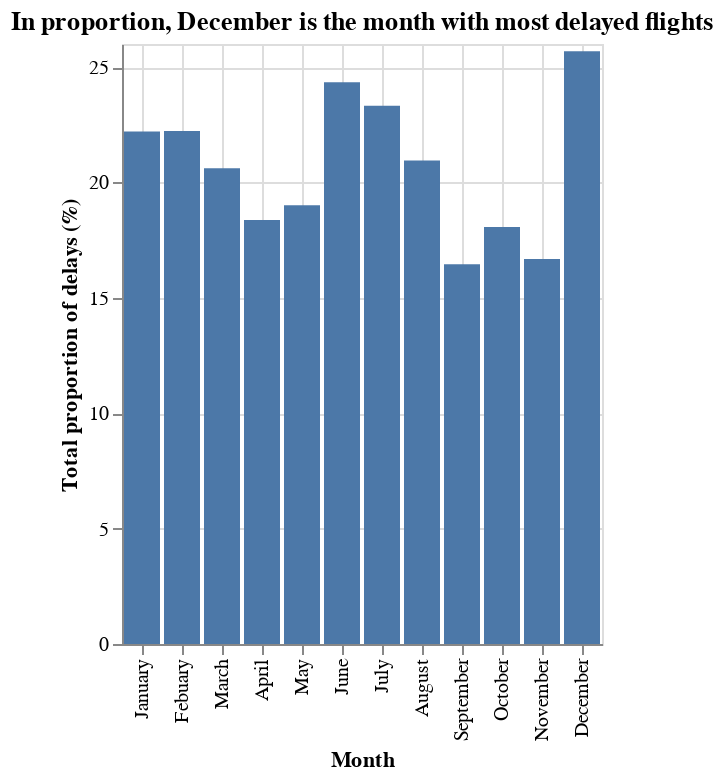

Notebook code cell kept with this figure:
### Code cell
delays_month_proportion = (clear_months.groupby('month')
    .agg(total_flights = ('num_of_flights_total', sum),
        total_delays = ('num_of_delays_total', sum))
    .assign(prop_delays = lambda x: x.total_delays / x.total_flights *100)
    .reset_index()
)

base_chart2 = (alt.Chart(delays_month_proportion)
                .encode(
                    x = alt.X("month",
                            title = "Month",
                            sort=["January", "Febuary", "March", "April", "May", "June",
                                    "July", "August", "September", "October", "November", "December"]),
                    y = alt.Y("prop_delays",
                            title="Total proportion of delays (%)",
                            scale=alt.Scale(zero=False)))                   
                .mark_bar()
                .configure_axis(
                    grid=True)
                .properties(title = """In proportion, December is the month with most delayed flights"""))

base_chart2

### Figure 1 — Vega-Lite specification as saved in the notebook (floating-point values rounded to 4 significant figures)
{"config": {"view": {"continuousWidth": 400, "continuousHeight": 300}, "axis": {"grid": true}}, "data": {"name": "data-3da412e2dc09c15d85c3ac80adce4599"}, "mark": "bar", "encoding": {"x": {"type": "nominal", "field": "month", "sort": ["January", "Febuary", "March", "April", "May", "June", "July", "August", "September", "October", "November", "December"], "title": "Month"}, "y": {"type": "quantitative", "field": "prop_delays", "scale": {"zero": false}, "title": "Total proportion of delays (%)"}}, "title": "In proportion, December is the month with most delayed flights", "$schema": "https://vega.github.io/schema/vega-lite/v4.8.1.json", "datasets": {"data-3da412e2dc09c15d85c3ac80adce4599": [{"month": "April", "total_flights": 1259723, "total_delays": 231408, "prop_delays": 18.37}, {"month": "August", "total_flights": 1335158, "total_delays": 279699, "prop_delays": 20.95}, {"month": "December", "total_flights": 1180278, "total_delays": 303133, "prop_delays": 25.68}, {"month": "Febuary", "total_flights": 1115814, "total_delays": 248033, "prop_delays": 22.23}, {"month": "January", "total_flights": 1193018, "total_delays": 265001, "prop_delays": 22.21}, {"month": "July", "total_flights": 1371741, "total_delays": 319960, "prop_delays": 23.33}, {"month": "June", "total_flights": 1305663, "total_delays": 317895, "prop_delays": 24.35}, {"month": "March", "total_flights": 1213370, "total_delays": 250142, "prop_delays": 20.62}, {"month": "May", "total_flights": 1227795, "total_delays": 233494, "prop_delays": 19.02}, {"month": "November", "total_flights": 1185434, "total_delays": 197768, "prop_delays": 16.68}, {"month": "October", "total_flights": 1301612, "total_delays": 235166, "prop_delays": 18.07}, {"month": "September", "total_flights": 1227208, "total_delays": 201905, "prop_delays": 16.45}]}}
